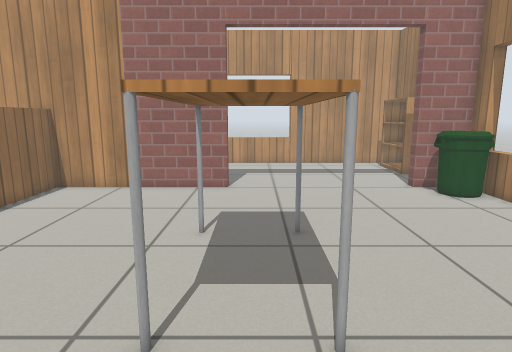
[1] (above)

19 first-person views from a walk through a robot-simulator world made for Gazebo. The camera is 0.9 m above the floor, tilts 10° down and sees 75° across. The floor is counted in squares, 0.25 m on a side. Each view is taken from the middle of a square. On the plan, view 1 faces up. The plan holds only what a view shows up to about 20 squares ahead; the rest is blank. Gazebo's built-in surfaces are drawn with simple patterns.

[2]
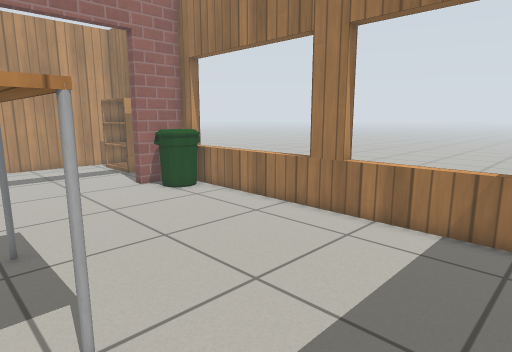

[3]
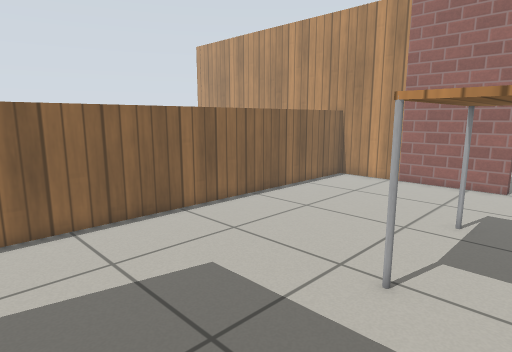

[4]
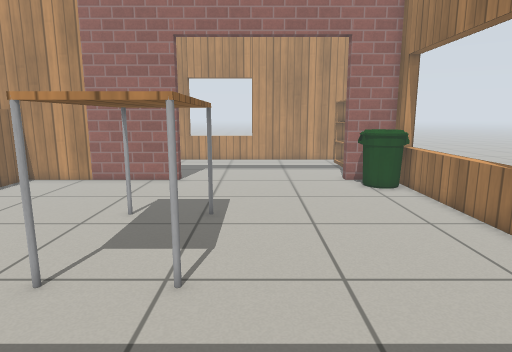

[5]
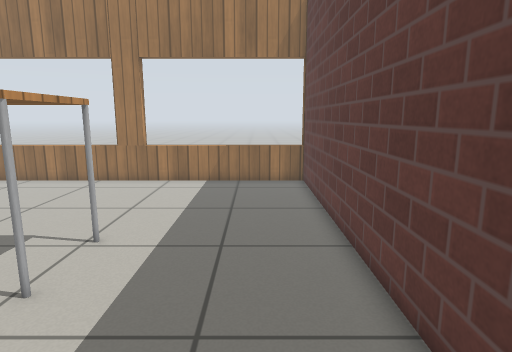

[6]
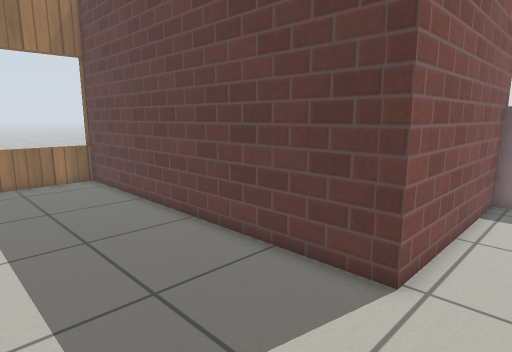

[7]
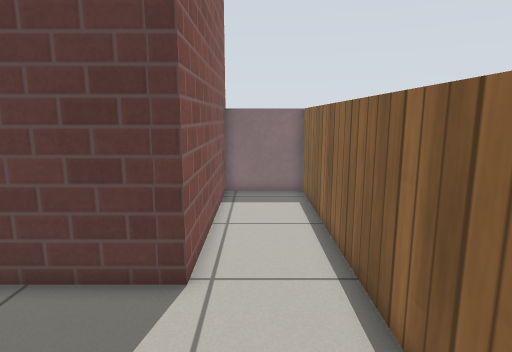

[8]
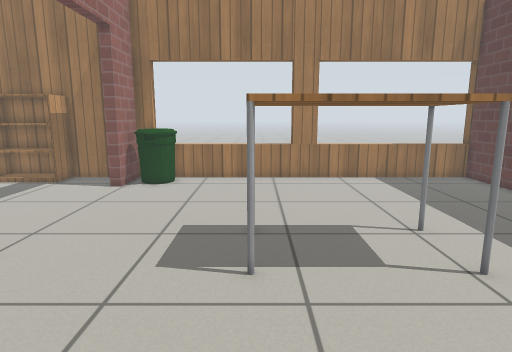

[9]
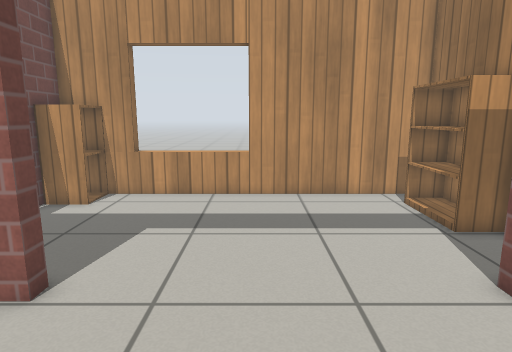

[10]
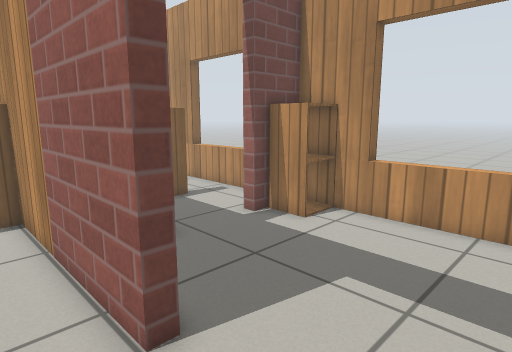

[11]
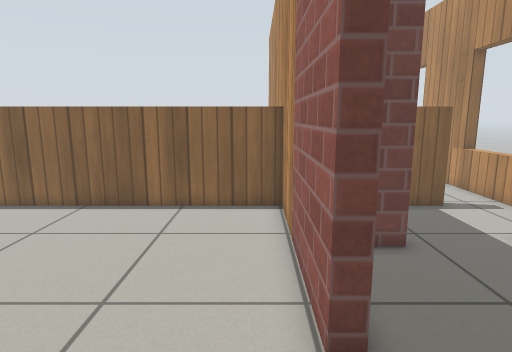

[12]
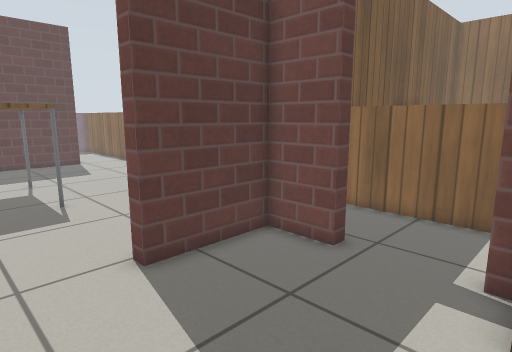

[13]
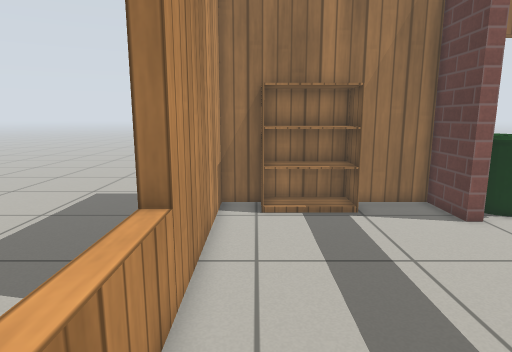

[14]
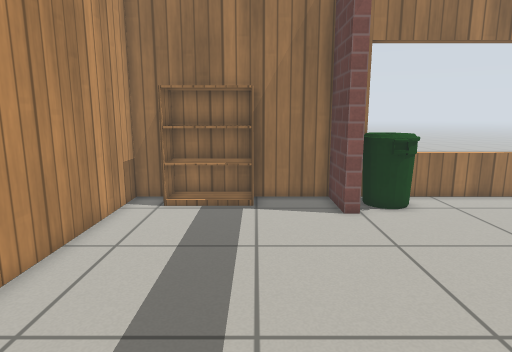

[15]
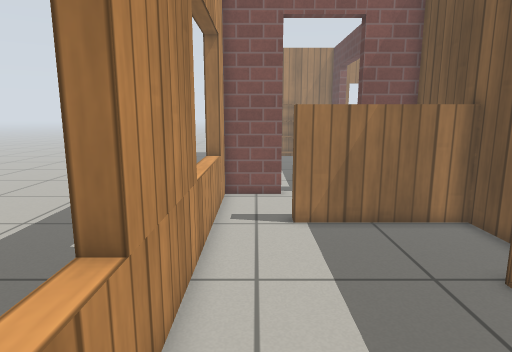

[16]
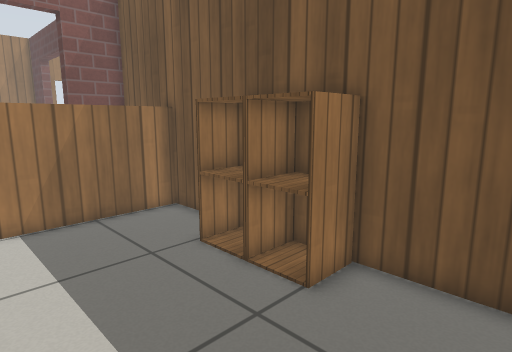

[17]
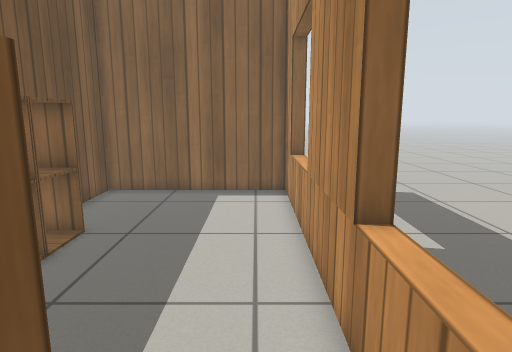

[18]
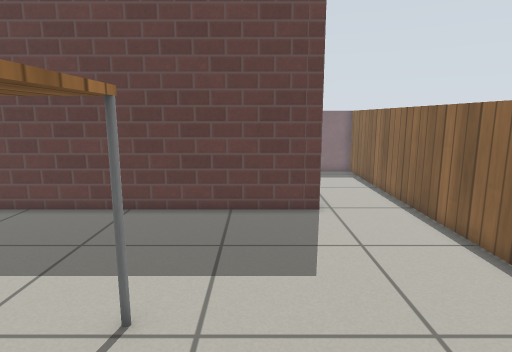

[19]
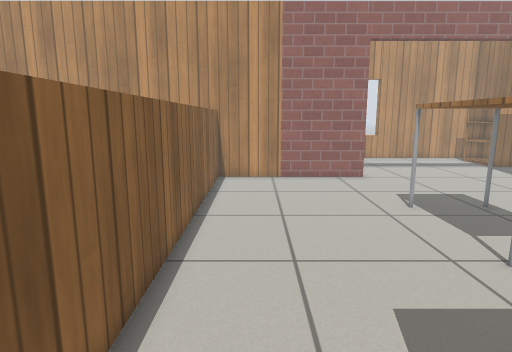

### Floor plan
Ten units are one square. View 1 is at (0, 0); x grows to the right and y downward. Boxes are objects, and circles mark ways between rooms. Rooms are numbered by the first view taken in them; rooms with no view inside come last. Other rooms are left out.
<svg viewBox="-258 -270 378 400">
<path fill="none" stroke="#000" d="M-15 -171 -229 -171M109 27 109 -171 82 -171M-103 -171 -103 121 -65 121M-65 125 -65 27 115 27M82 -171 82 -177 109 -177 109 -265 -59 -265 -59 -238M-59 -202 -59 -177 -15 -177M-146 -177 -104 -177M-114 -265 -253 -265 -253 -177 -194 -177M-109 -176 -109 -237M-65 -238 -65 -265 -114 -265M-109 -237 -103 -237 -103 -180M-104 -177 -65 -177 -65 -202"/>
<rect x="-25" y="-105" width="40" height="60" fill="#bbb"><title>table</title></rect>
<rect x="75" y="-165" width="30" height="30" fill="#bbb"><title>bin</title></rect>
<rect x="-55" y="-265" width="20" height="20" fill="#bbb"><title>cabinet</title></rect>
<rect x="85" y="-255" width="20" height="50" fill="#bbb"><title>bookshelf</title></rect>
<rect x="-195" y="-205" width="20" height="30" fill="#bbb"><title>cabinet</title></rect>
<rect x="-175" y="-205" width="30" height="30" fill="#bbb"><title>cabinet</title></rect>
<circle cx="33" cy="-175" r="3" fill="#2a7"/>
<circle cx="-60" cy="-220" r="3" fill="#2a7"/>
<circle cx="-105" cy="-245" r="3" fill="#2a7"/>
<text x="0" y="-60">1</text>
<text x="20" y="-220">2</text>
<text x="-180" y="-220">3</text>
<text x="-80" y="-220">4</text>
</svg>
Room 1 opens to room 2. Room 2 opens to room 4. Room 3 opens to room 4.

Where each view was taken, in squares from view 1:
view 1: 0 up, 0 right, facing up
view 2: 0 up, 0 right, facing up-right
view 3: 2 down, 1 right, facing up-left
view 4: 2 down, 3 right, facing up
view 5: 0 up, 8 left, facing right
view 6: 4 up, 9 left, facing down-right
view 7: 4 up, 8 left, facing down
view 8: 10 up, 9 left, facing right
view 9: 11 up, 3 right, facing up
view 10: 15 up, 3 right, facing up-left
view 11: 16 up, 3 right, facing left
view 12: 25 up, 2 right, facing down-left
view 13: 25 up, 3 left, facing right
view 14: 21 up, 4 left, facing right
view 15: 25 up, 22 left, facing right
view 16: 25 up, 23 left, facing down-right
view 17: 25 up, 9 left, facing left
view 18: 10 up, 4 left, facing down
view 19: 3 down, 8 left, facing up
